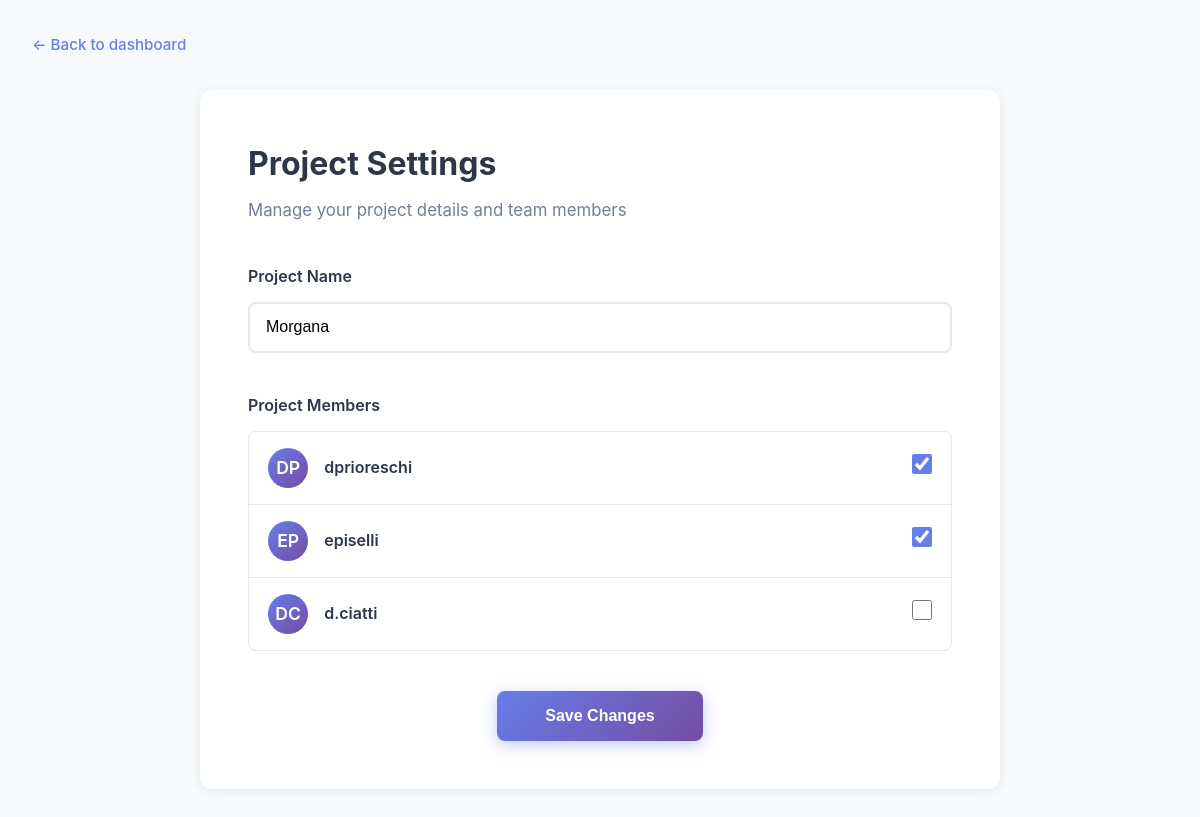
The page /modifica_progetto/1 (signed in) on the database as committed earlier.
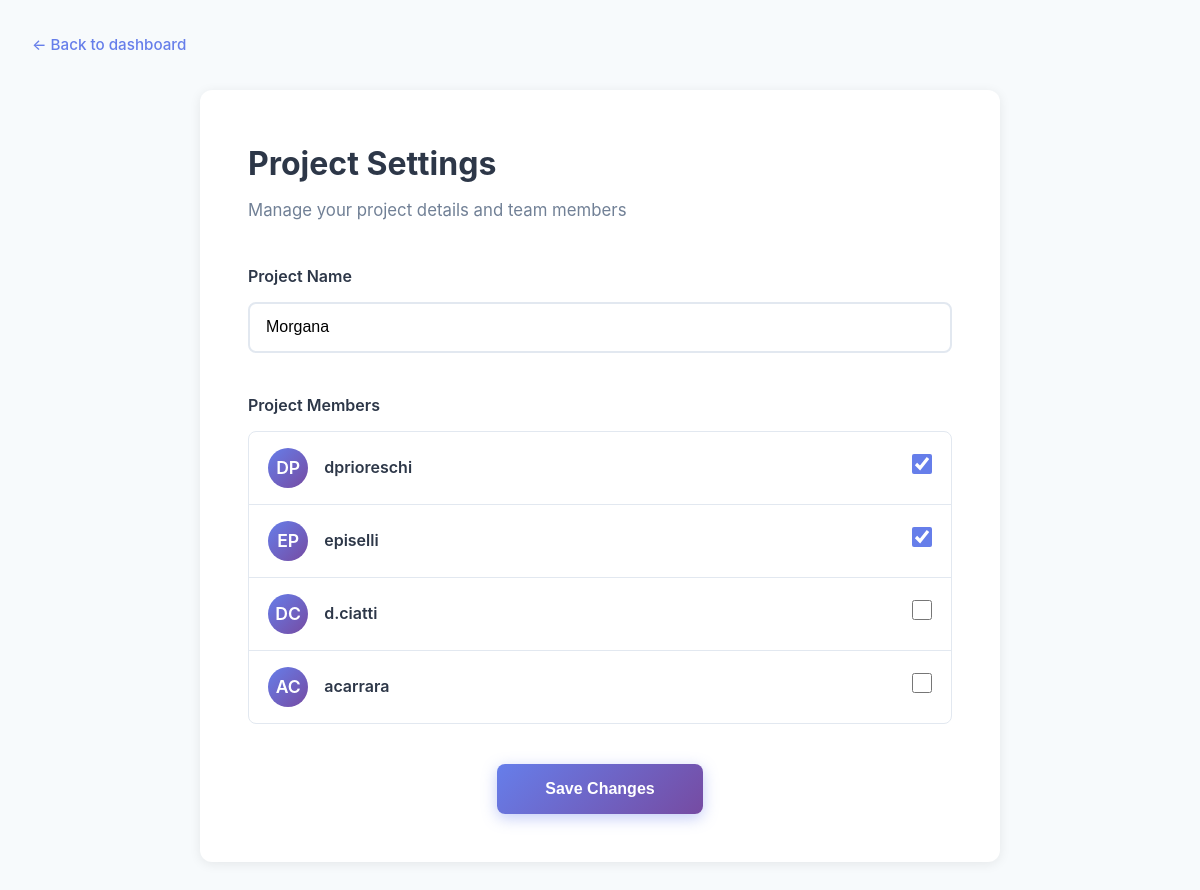
The same page on the database as committed later.
### tables this page shows
CREATE TABLE progetti (
            id INTEGER PRIMARY KEY AUTOINCREMENT,
            nome TEXT NOT NULL,
            owner_id INTEGER NOT NULL,
            FOREIGN KEY (owner_id) REFERENCES utenti(id)
        );

CREATE TABLE utenti (
            id INTEGER PRIMARY KEY AUTOINCREMENT,
            nome TEXT NOT NULL,
            email TEXT UNIQUE NOT NULL,
            password_hash TEXT NOT NULL,
            ruolo TEXT NOT NULL
        );

### app/main.py (the view)
@app.get("/modifica_progetto/{progetto_id}", response_class=HTMLResponse)
async def modifica_progetto_get(request: Request, progetto_id: int, user_id: str = Cookie(default=None)):
    if not user_id:
        return RedirectResponse("/login", status_code=302)
    db_path = get_db_path()
    conn = sqlite3.connect(db_path)
    c = conn.cursor()
    c.execute("""
        SELECT 1 FROM progetti p
        LEFT JOIN progetti_utenti pu ON p.id = pu.progetto_id
        WHERE p.id = ? AND (p.owner_id = ? OR pu.utente_id = ?)
    """, (progetto_id, user_id, user_id))
    if not c.fetchone():
        conn.close()
        return RedirectResponse("/", status_code=302)
    c.execute("SELECT nome FROM progetti WHERE id = ?", (progetto_id,))
    progetto = c.fetchone()
    c.execute("SELECT id, nome FROM utenti")
    tutti_utenti = [{"id": r[0], "nome": r[1]} for r in c.fetchall()]
    c.execute("SELECT utente_id FROM progetti_utenti WHERE progetto_id = ?", (progetto_id,))
    membri_attuali = [r[0] for r in c.fetchall()]
    conn.close()
    if not progetto:
        return RedirectResponse("/", status_code=302)
    return templates.TemplateResponse("modifica_progetto.html", {
        "request": request,
        "progetto_id": progetto_id,
        "nome": progetto[0],
        "tutti_utenti": tutti_utenti,
        "membri_attuali": membri_attuali
    })

### frontend/templates/modifica_progetto.html (shortened to what this page needs)
<!DOCTYPE html>
<html lang="it">
<head>
    <link rel="stylesheet" href="/static/style.css">
</head>
<body>
    <div class="edit-project-container">
        <nav class="back-nav">
            <a href="/" class="back-link">← Back to dashboard</a>
        </nav>
        <div class="edit-project-card">
            <h1 class="project-settings-title">Project Settings</h1>
            <div class="project-settings-subtitle">
                Manage your project details and team members
            </div>
            <form method="post" action="/modifica_progetto/{{ progetto_id }}">
                <section class="project-name-section">
                    <label for="nome" class="section-label">Project Name</label>
                    <input type="text" id="nome" name="nome" value="{{ nome }}" required class="project-name-input">
                </section>
                <section class="project-members-section">
                    <h3 class="section-label">Project Members</h3>
                    <div class="members-list">
                        {% for utente in tutti_utenti %}
                        <div class="member-item">
                            <div class="member-avatar">
                                <span class="member-avatar-text">
                                    {{ (utente.nome|replace('.', '')|replace(' ', ''))[:2]|upper }}
                                </span>
                            </div>
                            <div class="member-info">
                                <div class="member-name">{{ utente.nome }}</div>
                            </div>
                            <div class="member-actions">
                                <input type="checkbox" name="membri" value="{{ utente.id }}"
                                    {% if utente.id in membri_attuali %}checked{% endif %}
                                    class="member-checkbox">
                            </div>
                        </div>
                        {% endfor %}
                    </div>
                </section>
                <div class="save-section">
                    <button type="submit" class="save-changes-btn">Save Changes</button>
                </div>
            </form>
        </div>
    </div>
</body>
</html>

### frontend/static/style.css (style rules this page uses)
* { margin: 0; padding: 0; box-sizing: border-box; }
body { font-family: 'Inter', -apple-system, BlinkMacSystemFont, 'Segoe UI', Roboto, Oxygen, Ubuntu, Cantarell, sans-serif; background: linear-gradient(135deg, #667eea 0%, #764ba2 100%); min-height: 100vh; color: #2d3748; line-height: 1.6; }
a { color: #25b7ff; text-decoration: none; transition: color 0.3s ease; }
.back-nav { max-width: 1400px; margin: 0 auto 2rem; }
.back-nav a { color: #667eea; font-weight: 500; font-size: 0.95rem; display: inline-flex; align-items: center; transition: color 0.3s ease; }
.edit-project-container { min-height: 100vh; background: #f7fafc; padding: 2rem; }
.edit-project-card { max-width: 800px; margin: 0 auto; background: white; padding: 3rem; border-radius: 12px; box-shadow: 0 2px 12px rgba(0, 0, 0, 0.08); }
.project-settings-title { font-size: 2rem; color: #2d3748; font-weight: 700; margin-bottom: 0.5rem; }
.project-settings-subtitle { color: #718096; margin-bottom: 2.5rem; font-size: 1.05rem; }
.project-name-section { margin-bottom: 2.5rem; }
.section-label { display: block; margin-bottom: 0.8rem; color: #2d3748; font-weight: 600; font-size: 1rem; }
.project-name-input { width: 100%; padding: 0.9rem 1rem; border: 2px solid #e2e8f0; border-radius: 8px; font-size: 1rem; transition: border-color 0.3s ease; }
.project-members-section { margin-bottom: 2.5rem; }
.members-list { border: 1px solid #e2e8f0; border-radius: 8px; overflow: hidden; }
.member-item { display: flex; align-items: center; padding: 1rem 1.2rem; border-bottom: 1px solid #e2e8f0; transition: background 0.2s ease; }
.member-item:last-child { border-bottom: none; }
.member-avatar { width: 40px; height: 40px; background: linear-gradient(135deg, #667eea 0%, #764ba2 100%); border-radius: 50%; display: flex; align-items: center; justify-content: center; margin-right: 1rem; }
.member-avatar-text { color: white; font-weight: 600; font-size: 1.1rem; }
.member-info { flex: 1; }
.member-name { color: #2d3748; font-weight: 600; }
.member-checkbox { width: 20px; height: 20px; cursor: pointer; accent-color: #667eea; }
.save-section { text-align: center; }
.save-changes-btn { padding: 1rem 3rem; background: linear-gradient(135deg, #667eea 0%, #764ba2 100%); color: white; border: none; border-radius: 8px; font-size: 1rem; font-weight: 600; cursor: pointer; transition: all 0.3s ease; box-shadow: 0 4px 15px rgba(102, 126, 234, 0.4); }

Rows that differ between the two databases and show on the page:
added utenti: nome "AC", nome "acarrara"
